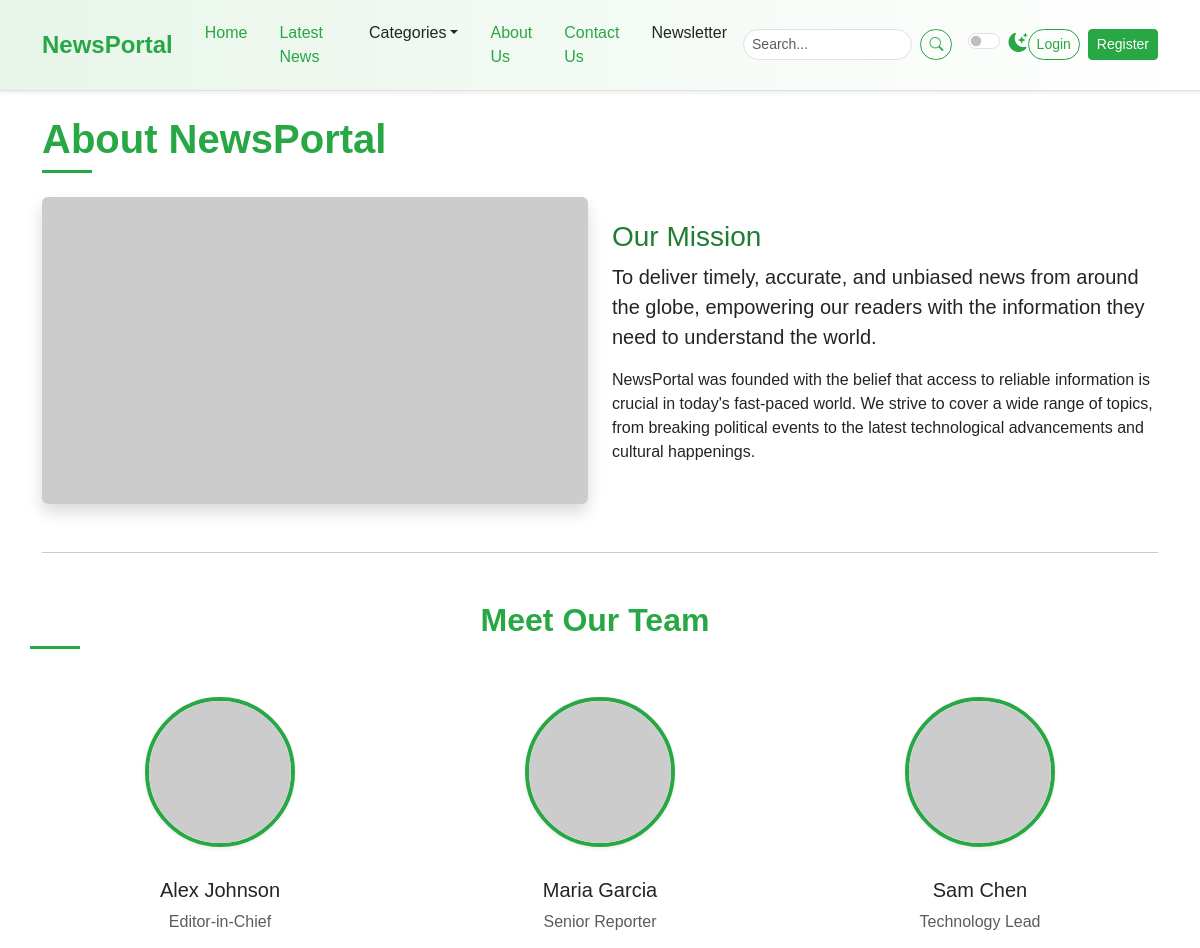
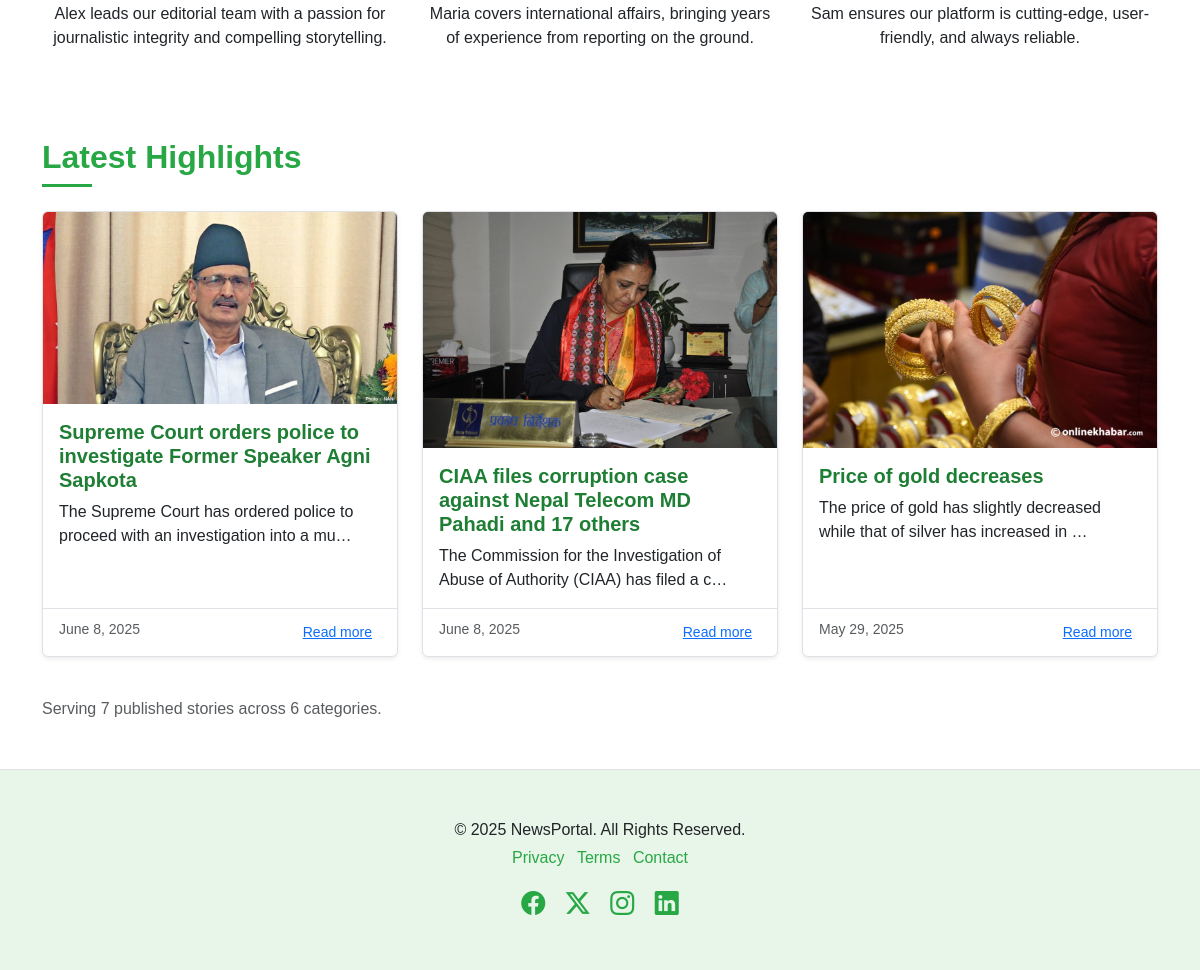
The page /about/ on the database its author committed (2 pictures, top to bottom).
### newspaper/models.py (models this page shows, shortened)
class TimeStampModel(models.Model):
    created_at=models.DateTimeField(auto_now_add=True)
    updated_at=models.DateTimeField(auto_now_add=True)
    class Meta:
        abstract=True # Don't create table in DB

class Post(TimeStampModel):
    STATUS_CHOICES=[
        ("active","Active"),
        ('in_active', 'Inactive')
    ]
    title=models.CharField(max_length=200)
    content=models.TextField()
    featured_image=models.ImageField(upload_to="post_images/%Y/%m/%d", blank=False)
    author=models.ForeignKey("auth.User",on_delete=models.CASCADE)
    status=models.CharField(max_length=20, choices=STATUS_CHOICES,default="active")
    views_count=models.PositiveBigIntegerField(default=0)
    published_at=models.DateTimeField(null=True, blank=True)
    category=models.ForeignKey(Category, on_delete=models.CASCADE)
    tag=models.ManyToManyField(Tag)

### newspaper/views.py (the view)
# urls.py: path("about/", views.AboutView.as_view(), name="about"),
class AboutView(SidebarMixin, TemplateView):
    template_name = "newsportal/about.html"
    def get_context_data(self, **kwargs):
        context = super().get_context_data(**kwargs)
        context["total_posts"] = Post.objects.filter(
            published_at__isnull=False, status="active"
        ).count()
        context["total_categories"] = Category.objects.count()
        context["latest_posts"] = Post.objects.filter(
            published_at__isnull=False, status="active"
        ).order_by("-published_at")[:3]
        return context

### newspaper/nav.py (called while the page is built)
def navigation(request):
    categories = Category.objects.all()[:4]
    return {"categories":categories}

### newspaper/views.py (called while the page is built)
    def get_context_data(self, **kwargs):
        context=super().get_context_data(**kwargs)
        context["popular_posts"]=Post.objects.filter(
            published_at__isnull=False, status="active").order_by("-published_at")[:5]
        context["advertisement"]=Advertisement.objects.all().order_by("-created_at").first()
        return context

### templates/newsportal/about.html
{% extends "newsportal/base.html" %}
{% block content %}
    <div class="container mt-4">
      <h1 class="mb-4 section-title">
        <span>About NewsPortal</span>
      </h1>
      <div class="row mb-5">
        <div class="col-md-6">
          <img src="https://placehold.co/800x450/28a745/ffffff?text=Our+Mission"
               class="img-fluid rounded shadow"
               alt="Our Mission" />
        </div>
        <div class="col-md-6 d-flex flex-column justify-content-center">
          <h3 class="mt-3 mt-md-0 about-mission-title">Our Mission</h3>
          <p class="lead">
            To deliver timely, accurate, and unbiased news from around the globe, empowering our readers with the information they need to understand the world.
          </p>
          <p>
            NewsPortal was founded with the belief that access to reliable information is crucial in today's fast-paced world. We strive to cover a wide range of topics, from breaking political events to the latest technological advancements and cultural happenings.
          </p>
        </div>
      </div>
      <hr class="my-5" />
      <div class="row text-center">
        <h2 class="mb-5 section-title">
          <span>Meet Our Team</span>
        </h2>
        <div class="col-lg-4 col-md-6 mb-4">
          <div class="team-member">
            <img src="https://placehold.co/150/6c757d/ffffff?text=Editor"
                 alt="Team Member 1" />
            <h5 class="mt-3">Alex Johnson</h5>
            <p class="text-muted">Editor-in-Chief</p>
            <p>Alex leads our editorial team with a passion for journalistic integrity and compelling storytelling.</p>
          </div>
        </div>
        <div class="col-lg-4 col-md-6 mb-4">
          <div class="team-member">
            <img src="https://placehold.co/150/17a2b8/ffffff?text=Reporter"
                 alt="Team Member 2" />
            <h5 class="mt-3">Maria Garcia</h5>
            <p class="text-muted">Senior Reporter</p>
            <p>Maria covers international affairs, bringing years of experience from reporting on the ground.</p>
          </div>
        </div>
        <div class="col-lg-4 col-md-6 mb-4">
          <div class="team-member">
            <img src="https://placehold.co/150/ffc107/333333?text=Tech+Lead"
                 alt="Team Member 3" />
            <h5 class="mt-3">Sam Chen</h5>
            <p class="text-muted">Technology Lead</p>
            <p>Sam ensures our platform is cutting-edge, user-friendly, and always reliable.</p>
          </div>
        </div>
      </div>
      <section class="mt-5">
        <h2 class="mb-4 section-title">
          <span>Latest Highlights</span>
        </h2>
        <div class="row">
          {% for post in latest_posts %}
          <div class="col-md-4 mb-4">
            <div class="card h-100 shadow-sm">
              <img src="{{ post.featured_image.url }}"
                   class="card-img-top"
                   alt="{{ post.title }}" />
              <div class="card-body">
                <h5 class="card-title">{{ post.title }}</h5>
                <p class="card-text">{{ post.content|truncatechars:80 }}</p>
              </div>
              <div class="card-footer">
                <small class="text-muted">{{ post.published_at|date:"F j, Y" }}</small>
                <a href="{% url 'post-detail' post.pk %}" class="btn btn-link btn-sm float-end">Read more</a>
              </div>
            </div>
          </div>
          {% empty %}
          <p class="text-muted">No recent posts available yet.</p>
          {% endfor %}
        </div>
        <p class="mt-3 text-muted">
          Serving {{ total_posts }} published stories across {{ total_categories }} categories.
        </p>
      </section>
    </div>
{% endblock content %}

### static/css/style.css (style rules this page uses)
:root { --primary-green: #28a745; --light-green: #e8f5e9; --dark-green: #1e7e34; --accent-green: #5cb85c; --text-color-light: #212529; --text-color-dark: #f8f9fa; --bg-light: #ffffff; --bg-dark: #212529; --card-bg-light: #ffffff; --card-bg-dark: #343a40; --border-color-light: #dee2e6; --border-color-dark: #495057; --shadow-sm: 0 0.125rem 0.25rem rgba(0, 0, 0, 0.075); --shadow: 0 0.5rem 1rem rgba(0, 0, 0, 0.15); --transition-speed: 0.3s ease; }
body { font-family: "Poppins", sans-serif; background-color: var(--bg-light); color: var(--text-color-light); transition: background-color var(--transition-speed), color var(--transition-speed); }
.section-title { position: relative; padding-bottom: 10px; margin-bottom: 20px; font-weight: 600; color: var(--primary-green); }
.section-title span { position: relative; z-index: 1; background-color: var(--bg-light); padding-right: 10px; }
.section-title::after { content: ""; position: absolute; left: 0; bottom: 0; width: 50px; height: 3px; background-color: var(--primary-green); }
.card { border: 1px solid var(--border-color-light); transition: box-shadow var(--transition-speed), transform var(--transition-speed); background-color: var(--card-bg-light); color: var(--text-color-light); }
.card-title { color: var(--dark-green); font-weight: 600; }
.card-footer { background-color: transparent; border-top: 1px solid var(--border-color-light); }
.about-mission-title { color: var(--dark-green); }
.team-member img { width: 150px; height: 150px; object-fit: cover; border-radius: 50%; border: 4px solid var(--primary-green); margin-bottom: 15px; box-shadow: var(--shadow-sm); }

### rows shown on the page
Post: featured_image (picture), title "Supreme Court orders police to investigate Former Speaker Agni Sapkota", content "The Supreme Court has ordered police to proceed with an investigation into a mu…", published_at "June 8, 2025"
Post: featured_image (picture), title "CIAA files corruption case against Nepal Telecom MD Pahadi and 17 others", content "The Commission for the Investigation of Abuse of Authority (CIAA) has filed a c…", published_at "June 8, 2025"
Post: featured_image (picture), title "Price of gold decreases", content "The price of gold has slightly decreased while that of silver has increased in …", published_at "May 29, 2025"

### other values the page prints
{{ total_posts }} "7"
{{ total_categories }} "6"
